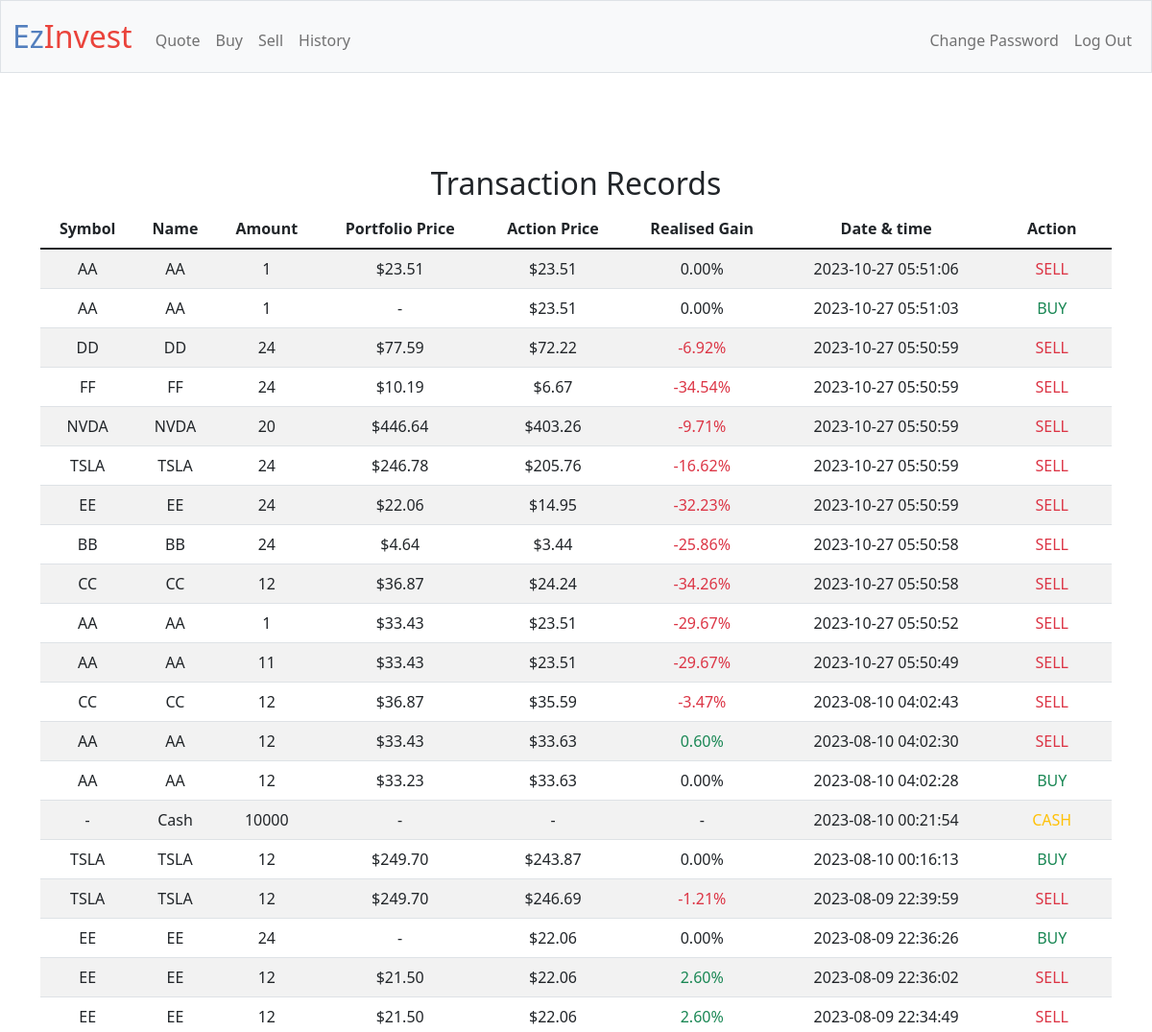
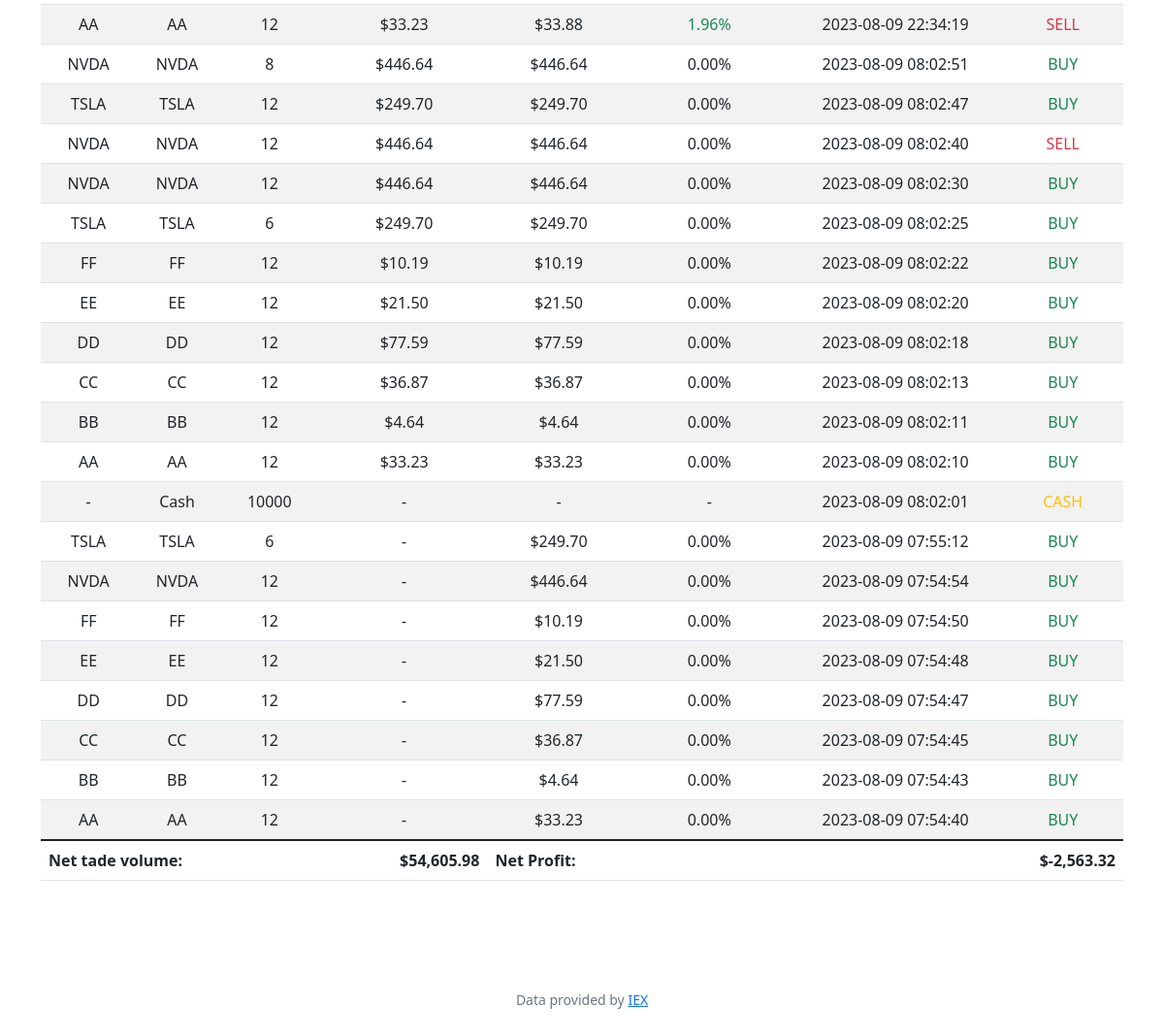
Screenshot of /history (signed in) with the database file from the repository (2 pictures, top to bottom).
### tables this page shows
CREATE TABLE transactions (
client_id integer NOT NULL,
stock text NOT NULL,
amount integer NOT NULL,
holdPrice decimal(7,2),
price decimal(7,2) NOT NULL,
realisedGain decimal(7,2),
date date NOT NULL,
action text NOT NULL,
FOREIGN KEY (client_id) REFERENCES users (id)
);

CREATE TABLE users (
id INTEGER PRIMARY KEY AUTOINCREMENT NOT NULL, 
username TEXT NOT NULL, 
hash TEXT NOT NULL, 
cash NUMERIC NOT NULL DEFAULT 10000.00, 
totalProfit decimal(7,2) DEFAULT 0, 
totalCost decimal(7,2) DEFAULT 0
);

### app.py (the view)
@app.route("/history")
@login_required
def history():
    userID = session["user_id"]
    _userRecord = GetUserTransactionRecords(userID)
    _totalTradeVolume = GetTotalVolume(_userRecord)
    _netProfit = GetUserNetProfit(userID)
    return render_template("history.html", userRecord = _userRecord , totalTradeVolume =_totalTradeVolume, netProfit = _netProfit)

### app.py (called while the page is built)
@app.after_request
def after_request(response):
    response.headers["Cache-Control"] = "no-cache, no-store, must-revalidate"
    response.headers["Expires"] = 0
    response.headers["Pragma"] = "no-cache"
    return response

def GetUserTransactionRecords(_userID):
    return db.execute("SELECT * FROM transactions WHERE client_id = ? ORDER BY date DESC LIMIT 100", _userID)

def GetTotalVolume(_userRecord):
    totatVol = 0
    for trade in _userRecord:
        if trade["price"] == 0:
            continue
        totatVol = totatVol + trade["price"] * trade["amount"]
    return totatVol

def GetUserNetProfit(_userID):
    row = db.execute("select totalProfit from users where id = ?",_userID)
    return row[0]["totalProfit"]

### helpers.py (called while the page is built)
def login_required(f):
    @wraps(f)
    def decorated_function(*args, **kwargs):
        if session.get("user_id") is None:
            return redirect("/login")
        return f(*args, **kwargs)
    return decorated_function

def usd(value):
    return f"${value:,.2f}"

### templates/history.html (shortened to what this page needs)
{% extends "layout.html" %}
{% block main %}
<div class="container py-5 text-center">
    <h2>Transaction Records</h2>
    <table class="table table-striped">
        <thead>
            <tr>
                <th>Symbol</th>
                <th>Name</th>
                <th>Amount</th>
                <th>Portfolio Price</th>
                <th>Action Price</th>
                <th>Realised Gain</th>
                <th>Date & time</th>
                <th>Action</th>
            </tr>
        </thead>
        <tbody>
            {% for record in userRecord %}
            <tr>
                {% if record["stock"] == "Cash" %}
                <td>-</td>
                <td>{{ record["stock"]}}</td>
                <td>{{ record["amount"]}}</td>
                <td>-</td>
                <td>-</td>
                <td>-</td>
                <td>{{ record["date"]}}</td>
                <td class="text-warning">CASH</td>
                {% else %}
                <td>{{ record["stock"]}}</td>
                <td>{{ record["stock"]}}</td>
                <td>{{ record["amount"]}}</td>
                {% if record["holdPrice"] == 0 %}
                <td>-</td>
                {%else%}
                <td>${{ "%.2f"|format(record["holdPrice"])}}</td>
                {% endif %}
                <td>${{  "%.2f"|format(record["price"])}}</td>
                {%if record["realisedGain"] == 0 %}
                <td class>
                {%elif record["realisedGain"] > 0 %}
                <td class="text-success">
                {%else%}
                <td class="text-danger">
                {% endif %}
                {{ "%.2f"|format(record["realisedGain"])}}%</td>
                <td>{{ record["date"]}}</td>
                {%if record["action"] =="BUY" %}
                <td class="text-success">
                {%else%}
                <td class="text-danger">
                {%endif%}
                {{ record["action"]}}</td>
                {% endif %}
            </tr>
            {% endfor %}
        </tbody>
        <tfoot>
            <tr>
                <td class="fw-bold text-start" colspan="3">Net tade volume:</td>
                <td class="fw-bold text-end">{{ totalTradeVolume|usd}}</td>
                <td class="fw-bold text-start" colspan="3">Net Profit:</td>
                <td class="fw-bold text-end">{{ netProfit|usd}}</td>
            </tr>
        </tfoot>
    </table>
</div>
{% endblock %}

### templates/layout.html (shortened to what this page needs)
<!DOCTYPE html>
<html lang="en">
    <head>
        <link href="https://cdn.jsdelivr.net/npm/bootstrap@5.1.3/dist/css/bootstrap.min.css" rel="stylesheet">
        <link href="/static/styles.css" rel="stylesheet">
    </head>
    <body>
        <nav class="bg-light border navbar navbar-expand-md navbar-light">
            <div class="container-fluid">
                <a class="navbar-brand" href="/"><span class="blue">Ez<span class="red">Invest</span></a>
                <div class="collapse navbar-collapse" id="navbar">
                    {% if session["user_id"] %}
                        <ul class="navbar-nav me-auto mt-2">
                            <li class="nav-item"><a class="nav-link" href="/quote">Quote</a></li>
                            <li class="nav-item"><a class="nav-link" href="/buy">Buy</a></li>
                            <li class="nav-item"><a class="nav-link" href="/sell">Sell</a></li>
                            <li class="nav-item"><a class="nav-link" href="/history">History</a></li>
                        </ul>
                        <ul class="navbar-nav ms-auto mt-2">
                            <li class="nav-item"><a class="nav-link" href="/changePassword">Change Password</a></li>
                            <li class="nav-item"><a class="nav-link" href="/logout">Log Out</a></li>
                        </ul>
                    {% else %}
                        <ul class="navbar-nav ms-auto mt-2">
                            <li class="nav-item"><a class="nav-link" href="/register">Register</a></li>
                            <li class="nav-item"><a class="nav-link" href="/login">Log In</a></li>
                        </ul>
                    {% endif %}
                </div>
            </div>
        </nav>
        <main class="container-fluid py-5 text-center">
            {% block main %}{% endblock %}
        </main>
        <footer class="mb-5 small text-center text-muted">
            Data provided by <a href="https://iexcloud.io/">IEX</a>
        </footer>
    </body>
</html>

### static/styles.css (style rules this page uses)
nav .navbar-brand { font-size: xx-large; }
nav .navbar-brand .blue { color: #537fbe; }
nav .navbar-brand .red { color: #ea433b; }

### rows the page displays
transactions: stock "AA", amount "1", holdPrice "23.51", price "23.51", realisedGain "0.00", date "2023-10-27 05:51:06", action "SELL"
transactions: stock "AA", amount "1", price "23.51", realisedGain "0.00", date "2023-10-27 05:51:03", action "BUY"
transactions: stock "DD", amount "24", holdPrice "77.59", price "72.22", realisedGain "-6.92", date "2023-10-27 05:50:59", action "SELL"
transactions: stock "FF", amount "24", holdPrice "10.19", price "6.67", realisedGain "-34.54", date "2023-10-27 05:50:59", action "SELL"
transactions: stock "NVDA", amount "20", holdPrice "446.64", price "403.26", realisedGain "-9.71", date "2023-10-27 05:50:59", action "SELL"
transactions: stock "TSLA", amount "24", holdPrice "246.78", price "205.76", realisedGain "-16.62", date "2023-10-27 05:50:59", action "SELL"
transactions: stock "EE", amount "24", holdPrice "22.06", price "14.95", realisedGain "-32.23", date "2023-10-27 05:50:59", action "SELL"
transactions: stock "BB", amount "24", holdPrice "4.64", price "3.44", realisedGain "-25.86", date "2023-10-27 05:50:58", action "SELL"
transactions: stock "CC", amount "12", holdPrice "36.87", price "24.24", realisedGain "-34.26", date "2023-10-27 05:50:58", action "SELL"
transactions: stock "AA", amount "1", holdPrice "33.43", price "23.51", realisedGain "-29.67", date "2023-10-27 05:50:52", action "SELL"
transactions: stock "AA", amount "11", holdPrice "33.43", price "23.51", realisedGain "-29.67", date "2023-10-27 05:50:49", action "SELL"
transactions: stock "CC", amount "12", holdPrice "36.87", price "35.59", realisedGain "-3.47", date "2023-08-10 04:02:43", action "SELL"
transactions: stock "AA", amount "12", holdPrice "33.43", price "33.63", realisedGain "0.60", date "2023-08-10 04:02:30", action "SELL"
transactions: stock "AA", amount "12", holdPrice "33.23", price "33.63", realisedGain "0.00", date "2023-08-10 04:02:28", action "BUY"
transactions: stock "Cash", amount "10000", date "2023-08-10 00:21:54"
transactions: stock "TSLA", amount "12", holdPrice "249.70", price "243.87", realisedGain "0.00", date "2023-08-10 00:16:13", action "BUY"
transactions: stock "TSLA", amount "12", holdPrice "249.70", price "246.69", realisedGain "-1.21", date "2023-08-09 22:39:59", action "SELL"
transactions: stock "EE", amount "24", price "22.06", realisedGain "0.00", date "2023-08-09 22:36:26", action "BUY"
transactions: stock "EE", amount "12", holdPrice "21.50", price "22.06", realisedGain "2.60", date "2023-08-09 22:36:02", action "SELL"
transactions: stock "EE", amount "12", holdPrice "21.50", price "22.06", realisedGain "2.60", date "2023-08-09 22:34:49", action "SELL"
transactions: stock "AA", amount "12", holdPrice "33.23", price "33.88", realisedGain "1.96", date "2023-08-09 22:34:19", action "SELL"
transactions: stock "NVDA", amount "8", holdPrice "446.64", price "446.64", realisedGain "0.00", date "2023-08-09 08:02:51", action "BUY"
transactions: stock "TSLA", amount "12", holdPrice "249.70", price "249.70", realisedGain "0.00", date "2023-08-09 08:02:47", action "BUY"
transactions: stock "NVDA", amount "12", holdPrice "446.64", price "446.64", realisedGain "0.00", date "2023-08-09 08:02:40", action "SELL"
transactions: stock "NVDA", amount "12", holdPrice "446.64", price "446.64", realisedGain "0.00", date "2023-08-09 08:02:30", action "BUY"
transactions: stock "TSLA", amount "6", holdPrice "249.70", price "249.70", realisedGain "0.00", date "2023-08-09 08:02:25", action "BUY"
transactions: stock "FF", amount "12", holdPrice "10.19", price "10.19", realisedGain "0.00", date "2023-08-09 08:02:22", action "BUY"
transactions: stock "EE", amount "12", holdPrice "21.50", price "21.50", realisedGain "0.00", date "2023-08-09 08:02:20", action "BUY"
transactions: stock "DD", amount "12", holdPrice "77.59", price "77.59", realisedGain "0.00", date "2023-08-09 08:02:18", action "BUY"
transactions: stock "CC", amount "12", holdPrice "36.87", price "36.87", realisedGain "0.00", date "2023-08-09 08:02:13", action "BUY"
transactions: stock "BB", amount "12", holdPrice "4.64", price "4.64", realisedGain "0.00", date "2023-08-09 08:02:11", action "BUY"
transactions: stock "AA", amount "12", holdPrice "33.23", price "33.23", realisedGain "0.00", date "2023-08-09 08:02:10", action "BUY"
transactions: stock "Cash", amount "10000", date "2023-08-09 08:02:01"
transactions: stock "TSLA", amount "6", price "249.70", realisedGain "0.00", date "2023-08-09 07:55:12", action "BUY"
transactions: stock "NVDA", amount "12", price "446.64", realisedGain "0.00", date "2023-08-09 07:54:54", action "BUY"
transactions: stock "FF", amount "12", price "10.19", realisedGain "0.00", date "2023-08-09 07:54:50", action "BUY"
transactions: stock "EE", amount "12", price "21.50", realisedGain "0.00", date "2023-08-09 07:54:48", action "BUY"
transactions: stock "DD", amount "12", price "77.59", realisedGain "0.00", date "2023-08-09 07:54:47", action "BUY"
transactions: stock "CC", amount "12", price "36.87", realisedGain "0.00", date "2023-08-09 07:54:45", action "BUY"
transactions: stock "BB", amount "12", price "4.64", realisedGain "0.00", date "2023-08-09 07:54:43", action "BUY"
transactions: stock "AA", amount "12", price "33.23", realisedGain "0.00", date "2023-08-09 07:54:40", action "BUY"
users: totalProfit "$-2,563.32"

### other values shown
{{ totalTradeVolume|usd }} "$54,605.98"
